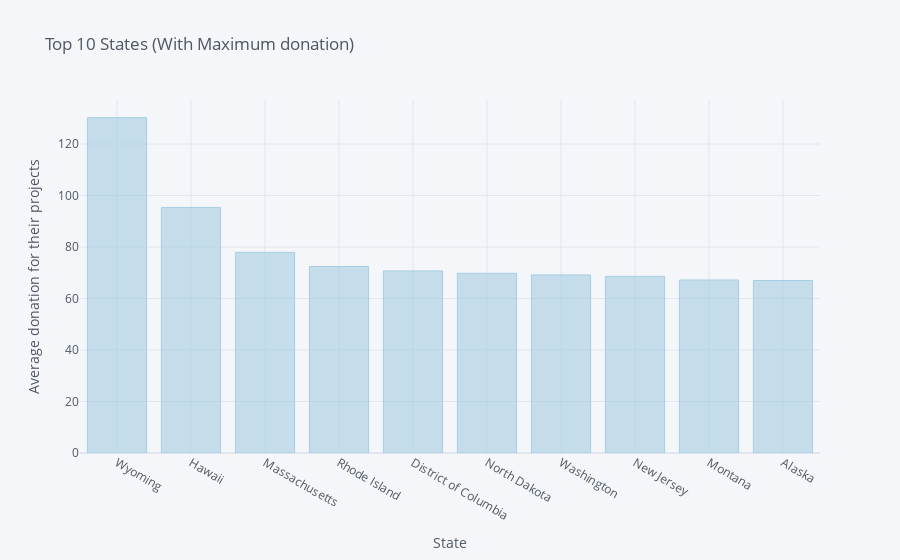

The cell this chart's notebook holds for it:
### Code cell
# plot the barplot and analysis the data
s2.iplot(kind='bar',xTitle='State',yTitle='Average donation for their projects',
         title='Top 10 States (With Maximum donation)',colorscale='paired')

### Figure 1 — Plotly figure (JSON) as saved in the notebook; plotly's stock layout.template omitted (floating-point values rounded to 4 significant figures)
{"data": [{"marker": {"color": "rgba(166, 206, 227, 0.6)", "line": {"color": "rgba(166, 206, 227, 1.0)", "width": 1}}, "name": "Donation Amount", "orientation": "v", "text": "", "type": "bar", "x": ["Wyoming", "Hawaii", "Massachusetts", "Rhode Island", "District of Columbia", "North Dakota", "Washington", "New Jersey", "Montana", "Alaska"], "y": [130.2, 95.36, 77.93, 72.43, 70.69, 69.78, 69.16, 68.59, 67.19, 66.99]}], "layout": {"legend": {"bgcolor": "#F5F6F9", "font": {"color": "#4D5663"}}, "paper_bgcolor": "#F5F6F9", "plot_bgcolor": "#F5F6F9", "title": {"font": {"color": "#4D5663"}, "text": "Top 10 States (With Maximum donation)"}, "xaxis": {"gridcolor": "#E1E5ED", "showgrid": true, "tickfont": {"color": "#4D5663"}, "title": {"font": {"color": "#4D5663"}, "text": "State"}, "zerolinecolor": "#E1E5ED"}, "yaxis": {"gridcolor": "#E1E5ED", "showgrid": true, "tickfont": {"color": "#4D5663"}, "title": {"font": {"color": "#4D5663"}, "text": "Average donation for their projects"}, "zerolinecolor": "#E1E5ED"}}}
